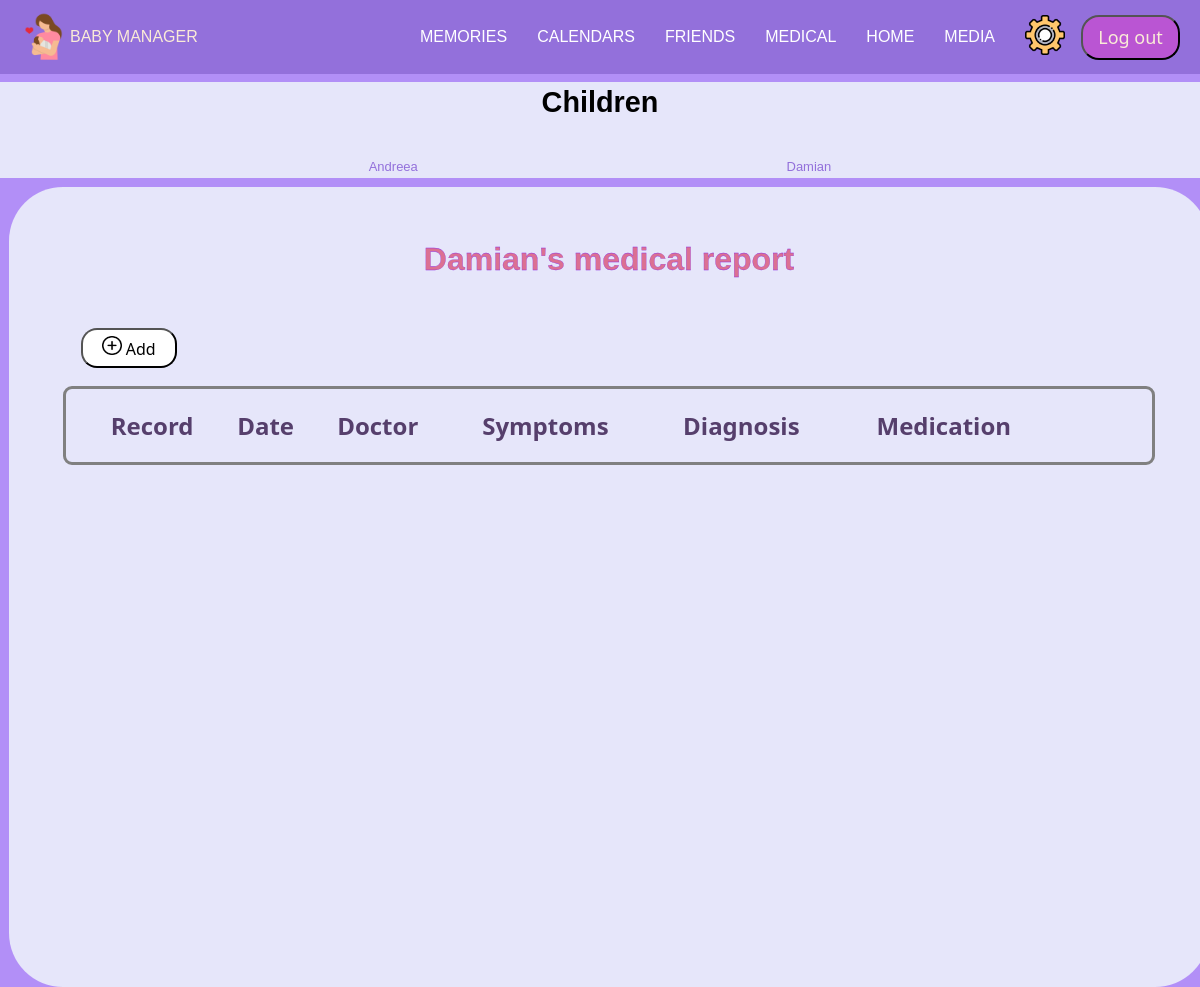
The app's page /Medical/Medical-child.php?id=2 (signed in), older data.
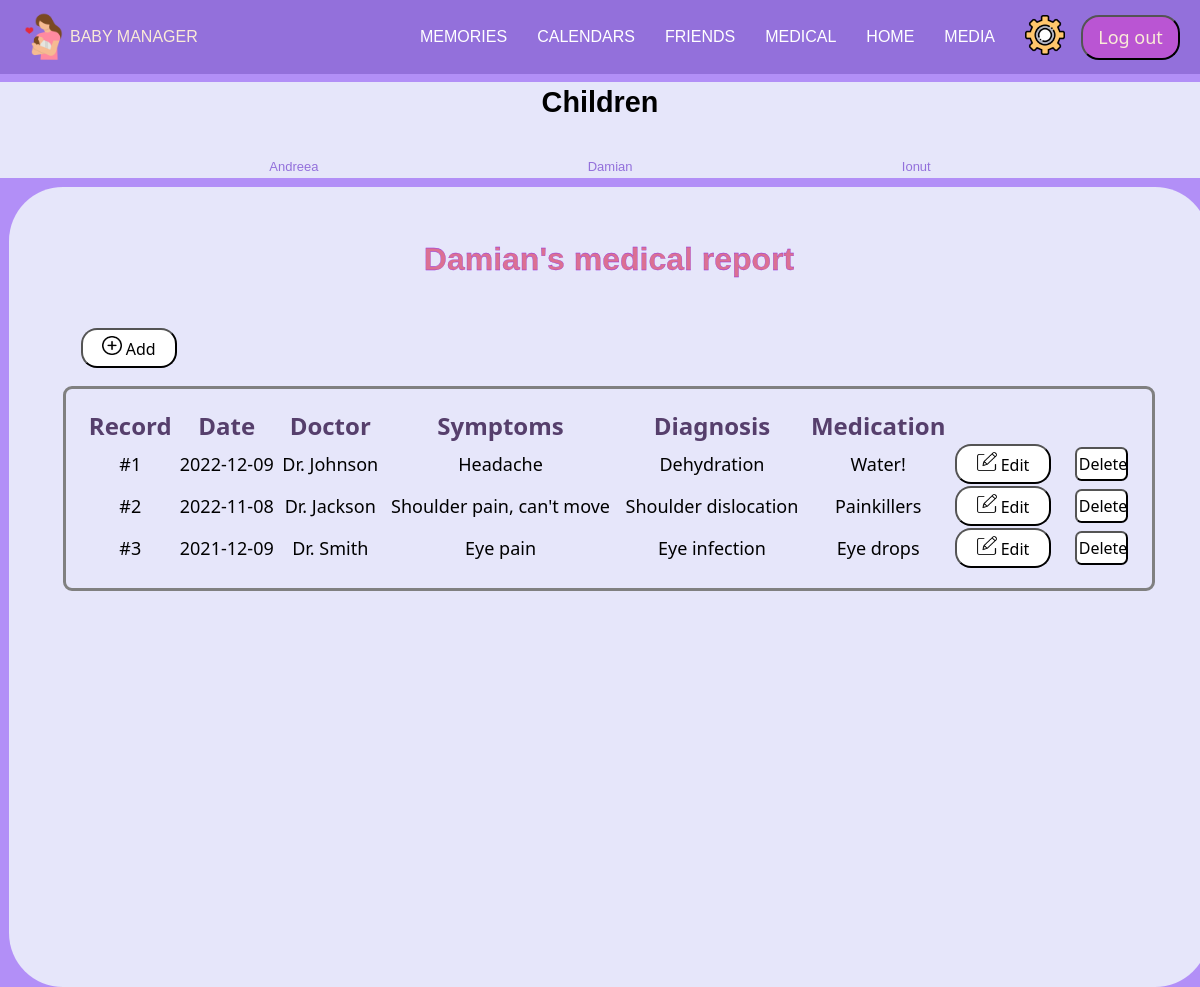
The same page, newer data.
### tables this page shows
CREATE TABLE `child` (
  `id` int(11) NOT NULL,
  `id_parent` int(11) NOT NULL,
  `firstname` varchar(200) NOT NULL,
  `lastname` varchar(200) NOT NULL,
  `birthday` date NOT NULL,
  `gender` varchar(50) NOT NULL
);

CREATE TABLE `medical_report` (
  `id` int(11) NOT NULL,
  `id_user` int(11) NOT NULL,
  `id_child` int(11) NOT NULL,
  `date` date NOT NULL,
  `doctor` varchar(200) NOT NULL,
  `symptoms` varchar(400) NOT NULL,
  `diagnosis` varchar(400) NOT NULL,
  `medication` varchar(400) NOT NULL,
  `document` longtext NOT NULL
);

### Medical/medical-service.php (called while the page is built, shortened)
<?php
require '../config.php';
function getMedicalReports($user_id, $id_child) {
    global $mysql;
    $sql= "SELECT * FROM medical_report where id_user=? and id_child=? order by date desc";
    $stmt = $mysql->prepare($sql);
    $stmt->bind_param('ii', $user_id, $id_child);
    $stmt->execute();
    $result = $stmt->get_result();
    $medical_reports = array();
    while($row = $result->fetch_assoc()) {
        $medical_reports[] = $row;
    }
    return $medical_reports;
}
function getNameChild($id_child) {
    global $mysql;
    $sql = "SELECT firstname FROM child where id=?";
    $stmt = $mysql->prepare($sql);
    $stmt->bind_param('i', $id_child);
    $stmt->execute();
    $name= $stmt->get_result();
    $res=$name->fetch_assoc();
    return $res['firstname'];
}
?>

### Medical/Medical-child.php (the view, shortened to what the changed rows need)
<?php
    require "../config.php";
    require "medical-service.php";
    $user_id = $_SESSION["id"];
    $id_child = $_GET['id'];
    $contor = 0;
    $medicalReports = getMedicalReports($user_id, $id_child);
?>
<!DOCTYPE html>
<html lang="en-US">
<head>
    <link href="../admin-topbar.css" rel="stylesheet" />
    <link href="Style-medical-child1.css" rel="stylesheet" />
    <link rel="stylesheet" href="https://cdnjs.cloudflare.com/ajax/libs/font-awesome/6.0.0-beta2/css/all.min.css" /></head>
</head>
<body>
    <?php require "../login-topbar.php"; ?>
        <div class="page">
            <?php require "leftbar-medical.php"; ?>
            <div class="right">
                <h1> <?php echo getNameChild($id_child); ?>'s medical report </h1>
                <div class="medical-buttons">
                    <a href="Add-medical.php?id=<?php echo $id_child; ?>">
                    </a>
                </div>
                <table class="table">
                    <tr class="labels">
                        <th class="column"> <a class="table-header"> Record </a> </th>
                        <th class="column-optional"> <a class="table-header"> Date </a> </th>
                        <th class="column-optional"> <a class="table-header"> Doctor </a> </th>
                        <th class="column-optional2"> <a class="table-header"> Symptoms </a> </th>
                        <th class="column"> <a class="table-header"> Diagnosis </a> </th>
                        <th class="column-optional"> <a class="table-header"> Medication </a> </th>
                        <th class="column-optional"> <a class="edit"> Edit </a> </th>
                        <th class="column-optional"> <a class="delete"> D </a> </th>
                    </tr>
                <?php
                    foreach($medicalReports as $row) {
                        $contor = $contor + 1;
                ?>
                <tr class="valori">
                    <td class="column"> <a class="table-value"> #<?php echo $contor; ?> </a> </td>
                    <td class="column-optional"><a class="table-value"> <?php echo $row['date'];?> </a> </td>
                    <td class="column-optional"> <a class="table-value"> <?php echo $row['doctor'];?> </a> </td>
                    <td class="column-optional2"> <a class="table-value"> <?php echo $row['symptoms'];?> </a> </td>
                    <td class="column"> <a class="table-value"> <?php echo $row['diagnosis'];?> </a> </td>
                    <td class="column-optional"> <a class="table-value"> <?php echo $row['medication'];?> </a> </td>
                    <td> <div class="column-optional">
                        <div class="edit-buttons">
                            <a class="table-value" href="EditMedical.php?id=<?php echo $row['id'];?>">
                                <button>
                                    <img src="../Photos/Edit.png" alt="edit">
                                    Edit
                                </button>
                            </a>
                        </div>
                    </div> <td>
                    <td> <div class="column-optional">
                            <form method="post" action="">
                            <div class="delete-buttons">
                                <a class="table-value" >
                                    <button name="delete">
                                        <input type="submit" name='delete' value="Delete" id="delete">
                                    </button>
                                </a>
                            </div>
                        </form>
                    </div> <td>
                </tr>
                <?php
                    }
                ?>
                </table>
            </div>
        </div>
</body>
</html>

### Medical/leftbar-medical.php
<?php
    $user_id = $_SESSION["id"];
    $sql2= mysqli_query($mysql, "SELECT * FROM child where id_parent='$user_id'");
?>
<div class="leftbar">
    <h2>Children</h2>
    <ul class="choose-child">
        <?php
            while ($row = mysqli_fetch_assoc($sql2)) {
                $child_name = $row['firstname'];
                $child_id = $row['id'];
        ?>
            <li> <a href="Medical-child.php?id=<?php echo $child_id; ?>" class="child"> <?php echo $child_name; ?> </a> </li>
        <?php
            }
        ?>
    </ul>
 </div>

Row changes from the older to the newer data that the page shows:
added child: firstname "Ionut"
added medical_report: date "2022-12-09", doctor "Dr. Johnson", symptoms "Headache", diagnosis "Dehydration", medication "Water!"
added medical_report: date "2022-11-08", doctor "Dr. Jackson", symptoms "Shoulder pain, can't move", diagnosis "Shoulder dislocation", medication "Painkillers"
added medical_report: date "2021-12-09", doctor "Dr. Smith", symptoms "Eye pain", diagnosis "Eye infection", medication "Eye drops"
